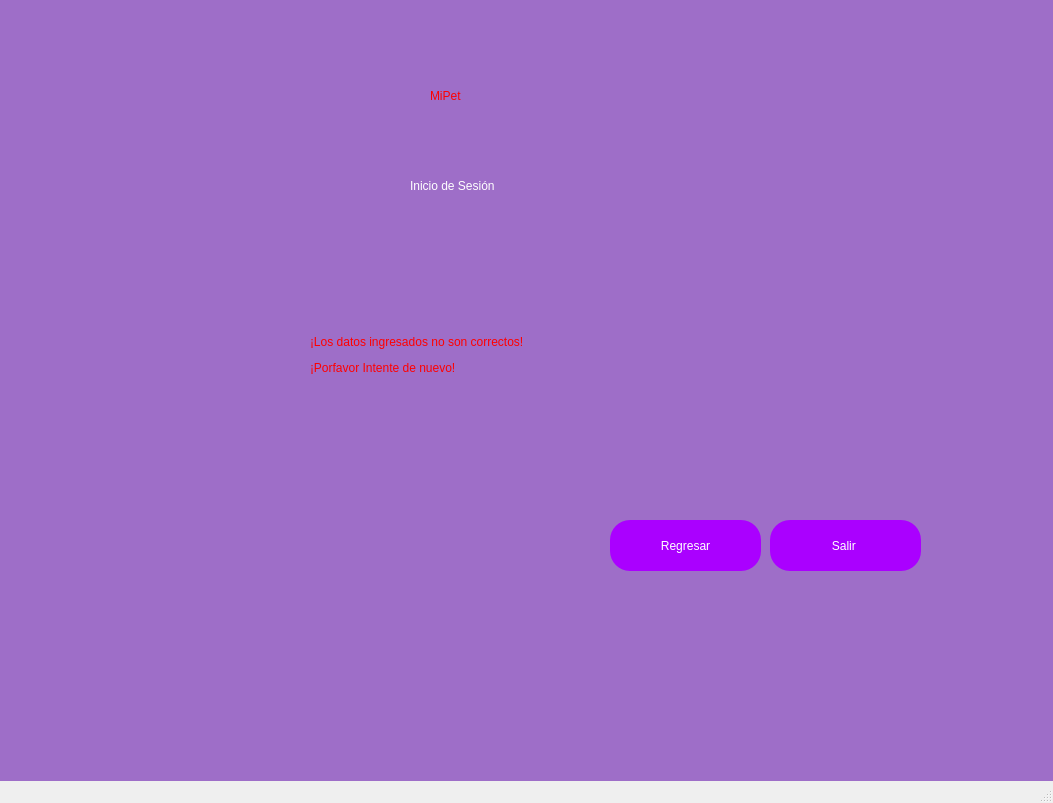
<?xml version="1.0" encoding="UTF-8"?>
<ui version="4.0">
 <class>MainWindow</class>
 <widget class="QMainWindow" name="MainWindow">
  <property name="geometry">
   <rect>
    <x>0</x>
    <y>0</y>
    <width>1053</width>
    <height>803</height>
   </rect>
  </property>
  <property name="windowTitle">
   <string>MainWindow</string>
  </property>
  <property name="styleSheet">
   <string notr="true">QWidget#centralwidget{
background-color: rgb(158, 110, 200)}</string>
  </property>
  <widget class="QWidget" name="centralwidget">
   <widget class="QLabel" name="label">
    <property name="geometry">
     <rect>
      <x>430</x>
      <y>50</y>
      <width>281</width>
      <height>91</height>
     </rect>
    </property>
    <property name="styleSheet">
     <string notr="true">font: 36pt &quot;MS Shell Dlg 2&quot;;
color:red;</string>
    </property>
    <property name="text">
     <string>MiPet</string>
    </property>
   </widget>
   <widget class="QLabel" name="label_2">
    <property name="geometry">
     <rect>
      <x>410</x>
      <y>170</y>
      <width>241</width>
      <height>31</height>
     </rect>
    </property>
    <property name="styleSheet">
     <string notr="true">color:white;
font: 16pt &quot;MS Shell Dlg 2&quot;;</string>
    </property>
    <property name="text">
     <string>Inicio de Sesión</string>
    </property>
   </widget>
   <widget class="QPushButton" name="pushButton">
    <property name="geometry">
     <rect>
      <x>610</x>
      <y>520</y>
      <width>151</width>
      <height>51</height>
     </rect>
    </property>
    <property name="styleSheet">
     <string notr="true">font: 16pt &quot;MS Shell Dlg 2&quot;;
background-color: rgb(170, 0, 255);
border-radius:20px;
color: white;</string>
    </property>
    <property name="text">
     <string>Regresar</string>
    </property>
   </widget>
   <widget class="QPushButton" name="pushButton_2">
    <property name="geometry">
     <rect>
      <x>770</x>
      <y>520</y>
      <width>151</width>
      <height>51</height>
     </rect>
    </property>
    <property name="styleSheet">
     <string notr="true">border-radius:20px;
background-color: rgb(170, 0, 255);
font: 16pt &quot;MS Shell Dlg 2&quot;;
color: white;</string>
    </property>
    <property name="text">
     <string>Salir </string>
    </property>
   </widget>
   <widget class="QLabel" name="label_6">
    <property name="geometry">
     <rect>
      <x>30</x>
      <y>30</y>
      <width>331</width>
      <height>201</height>
     </rect>
    </property>
    <property name="styleSheet">
     <string notr="true">image: url(:/login/Imagen2.jpg)</string>
    </property>
    <property name="text">
     <string/>
    </property>
   </widget>
   <widget class="QLabel" name="label_3">
    <property name="geometry">
     <rect>
      <x>310</x>
      <y>260</y>
      <width>991</width>
      <height>191</height>
     </rect>
    </property>
    <property name="styleSheet">
     <string notr="true">font: 16pt &quot;MS Shell Dlg 2&quot;;
font: 20pt &quot;MS Shell Dlg 2&quot;;
color:red;</string>
    </property>
    <property name="text">
     <string>&lt;html&gt;&lt;head/&gt;&lt;body&gt;&lt;p&gt;¡Los datos ingresados no son correctos!&lt;/p&gt;&lt;p&gt;¡Porfavor Intente de nuevo!&lt;/p&gt;&lt;/body&gt;&lt;/html&gt;</string>
    </property>
   </widget>
  </widget>
  <widget class="QMenuBar" name="menubar">
   <property name="geometry">
    <rect>
     <x>0</x>
     <y>0</y>
     <width>1053</width>
     <height>26</height>
    </rect>
   </property>
  </widget>
  <widget class="QStatusBar" name="statusbar"/>
 </widget>
 <resources>
  <include location="Imagenes/Imagenes.qrc"/>
 </resources>
 <connections/>
</ui>
